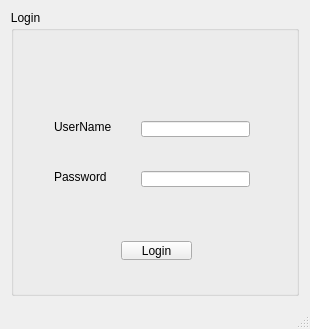
<?xml version="1.0" encoding="UTF-8"?>
<ui version="4.0">
 <class>MainWindow</class>
 <widget class="QMainWindow" name="MainWindow">
  <property name="geometry">
   <rect>
    <x>0</x>
    <y>0</y>
    <width>310</width>
    <height>329</height>
   </rect>
  </property>
  <property name="windowTitle">
   <string>MainWindow</string>
  </property>
  <widget class="QWidget" name="centralwidget">
   <layout class="QVBoxLayout" name="verticalLayout">
    <item>
     <widget class="QGroupBox" name="groupBox">
      <property name="styleSheet">
       <string notr="true">margin:2%</string>
      </property>
      <property name="title">
       <string>Login</string>
      </property>
      <widget class="QLabel" name="label">
       <property name="geometry">
        <rect>
         <x>40</x>
         <y>110</y>
         <width>71</width>
         <height>16</height>
        </rect>
       </property>
       <property name="styleSheet">
        <string notr="true">font-size:12px
</string>
       </property>
       <property name="text">
        <string>UserName</string>
       </property>
      </widget>
      <widget class="QLineEdit" name="user">
       <property name="geometry">
        <rect>
         <x>130</x>
         <y>110</y>
         <width>113</width>
         <height>20</height>
        </rect>
       </property>
      </widget>
      <widget class="QLabel" name="label_2">
       <property name="geometry">
        <rect>
         <x>40</x>
         <y>160</y>
         <width>61</width>
         <height>16</height>
        </rect>
       </property>
       <property name="text">
        <string>Password</string>
       </property>
      </widget>
      <widget class="QLineEdit" name="pwd">
       <property name="geometry">
        <rect>
         <x>130</x>
         <y>160</y>
         <width>113</width>
         <height>20</height>
        </rect>
       </property>
       <property name="echoMode">
        <enum>QLineEdit::Password</enum>
       </property>
      </widget>
      <widget class="QPushButton" name="login">
       <property name="geometry">
        <rect>
         <x>110</x>
         <y>230</y>
         <width>75</width>
         <height>23</height>
        </rect>
       </property>
       <property name="text">
        <string>Login</string>
       </property>
      </widget>
      <widget class="QLabel" name="label_pic">
       <property name="geometry">
        <rect>
         <x>80</x>
         <y>10</y>
         <width>131</width>
         <height>61</height>
        </rect>
       </property>
       <property name="text">
        <string/>
       </property>
      </widget>
     </widget>
    </item>
   </layout>
  </widget>
  <widget class="QMenuBar" name="menubar">
   <property name="geometry">
    <rect>
     <x>0</x>
     <y>0</y>
     <width>310</width>
     <height>21</height>
    </rect>
   </property>
  </widget>
  <widget class="QStatusBar" name="statusbar"/>
 </widget>
 <resources/>
 <connections/>
</ui>
